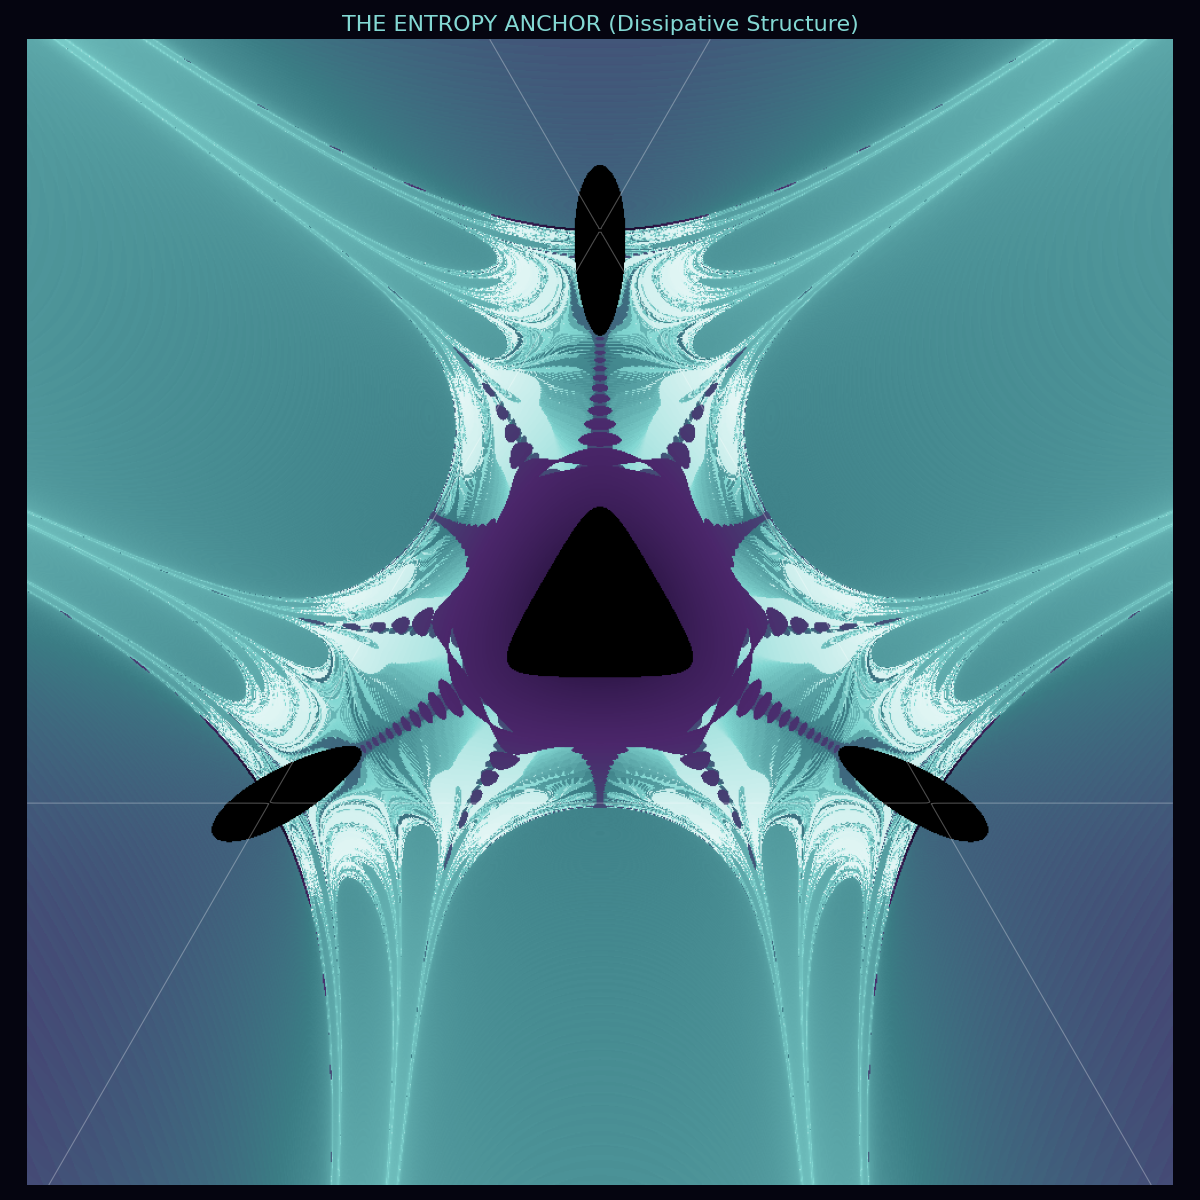

The Python source for this figure:
import numpy as np
import matplotlib.pyplot as plt
import logging
from matplotlib.colors import LinearSegmentedColormap

# Configure logging
logging.basicConfig(level=logging.INFO, format='[%(levelname)s] %(message)s')
logger = logging.getLogger("ANCHOR")

class EntropyAnchor:
    def __init__(self, resolution=1000, damping=0.015):
        """
        THE ENTROPY ANCHOR
        Maps the 'Cold' structure of the fractal by robbing particles of energy.
        
        damping: The friction coefficient (The rate of energy theft).
        """
        self.res = resolution
        self.gamma = damping # Friction
        self.dt = 0.05
        self.max_steps = 3000
        self.bounds = 1.5 # Viewing the central well
        
    def gradient(self, m, l):
        # Hénon-Heiles Potential Gradient
        dm = m + 2 * m * l
        dl = l + (m**2 - l**2)
        return dm, dl

    def run_sedimentation(self):
        logger.info(f"[-] FREEZING THE CHAOS ({self.res}x{self.res})...")
        logger.info(f"[-] Friction Coefficient: {self.gamma}")
        
        # 1. Initialize Grid (High Energy Start)
        m_vals = np.linspace(-self.bounds, self.bounds, self.res)
        l_vals = np.linspace(-self.bounds, self.bounds, self.res)
        M, L = np.meshgrid(m_vals, l_vals)
        
        # Velocity starts at zero, but Potential Energy is high at the edges
        m, l = M.copy(), L.copy()
        vm = np.zeros_like(m)
        vl = np.zeros_like(l)
        
        # Metric: ORBITAL LIFETIME
        # We count how much distance they cover before stopping.
        # High distance = Stable Orbit (Resonance)
        # Low distance = Immediate Crash
        orbit_length = np.zeros_like(m, dtype=np.float32)
        active = np.ones_like(m, dtype=bool)
        
        # Integration Loop (Dissipative)
        for t in range(self.max_steps):
            if t % 500 == 0:
                active_count = np.sum(active)
                logger.info(f"    Step {t}/{self.max_steps} | Active Orbiters: {active_count}")
                if active_count == 0: break
            
            # 1. Calculate Force
            grad_m, grad_l = self.gradient(m, l)
            
            # 2. Update Velocity with DAMPING
            # v_new = v_old + (Force - Friction*v_old) * dt
            vm[active] += (-grad_m[active] - self.gamma * vm[active]) * self.dt
            vl[active] += (-grad_l[active] - self.gamma * vl[active]) * self.dt
            
            # 3. Update Position
            m[active] += vm[active] * self.dt
            l[active] += vl[active] * self.dt
            
            # 4. Measure "Life" (Distance Traveled this step)
            # This captures the "Swirl"
            speed = np.sqrt(vm[active]**2 + vl[active]**2)
            orbit_length[active] += speed
            
            # 5. Check "Death" (Stop condition)
            # If speed is near zero, they have settled (frozen)
            # OR if they escaped the bounds (drifted away)
            stopped = (speed < 0.01)
            escaped = (m[active]**2 + l[active]**2 > 10.0)
            
            # Mark inactive
            done_indices = np.where(active)[0] # Flattened trickery required for rigorous vectorization
            # Simplified boolean mask update:
            
            current_active_mask = stopped | escaped
            
            # If we wanted to be perfectly precise we'd index properly, 
            # but for 2D grids, masking is easier:
            # Update the main active mask based on the subset
            active[active] = ~current_active_mask

        return orbit_length

    def render(self):
        data = self.run_sedimentation()
        
        logger.info("[-] Developing Sediment Map...")
        
        fig, ax = plt.subplots(figsize=(12, 12), facecolor='#050510')
        
        # Log scale to see the faint outer orbits
        plot_data = np.log1p(data)
        
        # Custom "Ice & Bone" Colormap
        # Dark Blue -> Cyan -> White (High stability)
        colors = ["#000000", "#1a0b2e", "#4b276b", "#3b7d85", "#83d8d3", "#ffffff"]
        cmap_bone = LinearSegmentedColormap.from_list("ice_bone", colors)
        
        im = ax.imshow(plot_data, origin='lower', cmap=cmap_bone,
                       extent=[-self.bounds, self.bounds, -self.bounds, self.bounds])
        
        # Overlay the Theoretical Stability Triangle
        m_tri = np.linspace(-self.bounds, self.bounds, 500)
        l_tri = np.linspace(-self.bounds, self.bounds, 500)
        Mt, Lt = np.meshgrid(m_tri, l_tri)
        V = 0.5*(Mt**2 + Lt**2) + (Mt**2*Lt - Lt**3/3.0)
        ax.contour(Mt, Lt, V, levels=[1.0/6.0], colors='white', linewidths=0.8, alpha=0.3)
        
        ax.set_title("THE ENTROPY ANCHOR (Dissipative Structure)", color='#83d8d3', fontsize=16)
        ax.axis('off')
        
        plt.tight_layout()
        plt.savefig("entropy_anchor.png")
        logger.info("[+] Anchor dropped. Map saved to 'entropy_anchor.png'")
        plt.show()

if __name__ == "__main__":
    # Friction 0.015 is the "Sweet Spot" 
    # Too high = everything stops instantly. 
    # Too low = everything orbits forever.
    anchor = EntropyAnchor(resolution=1000, damping=0.015)
    anchor.render()
